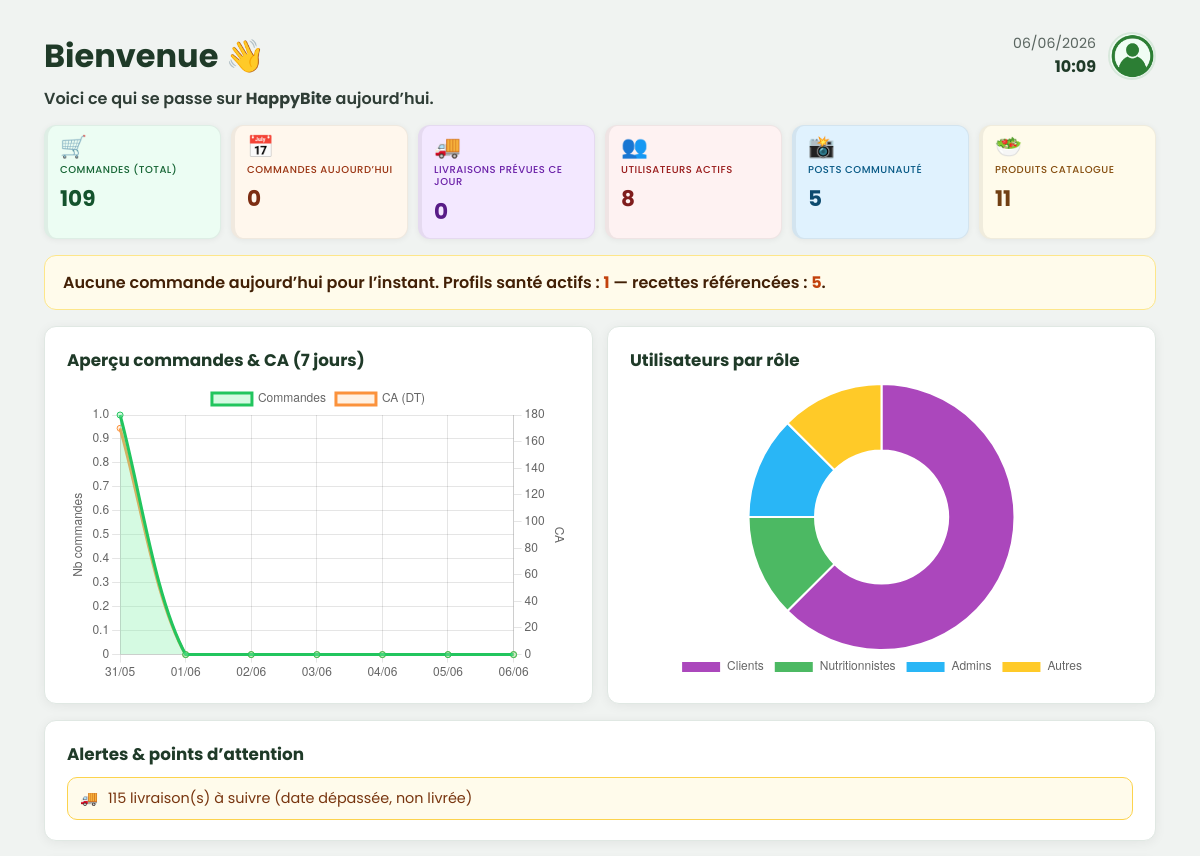
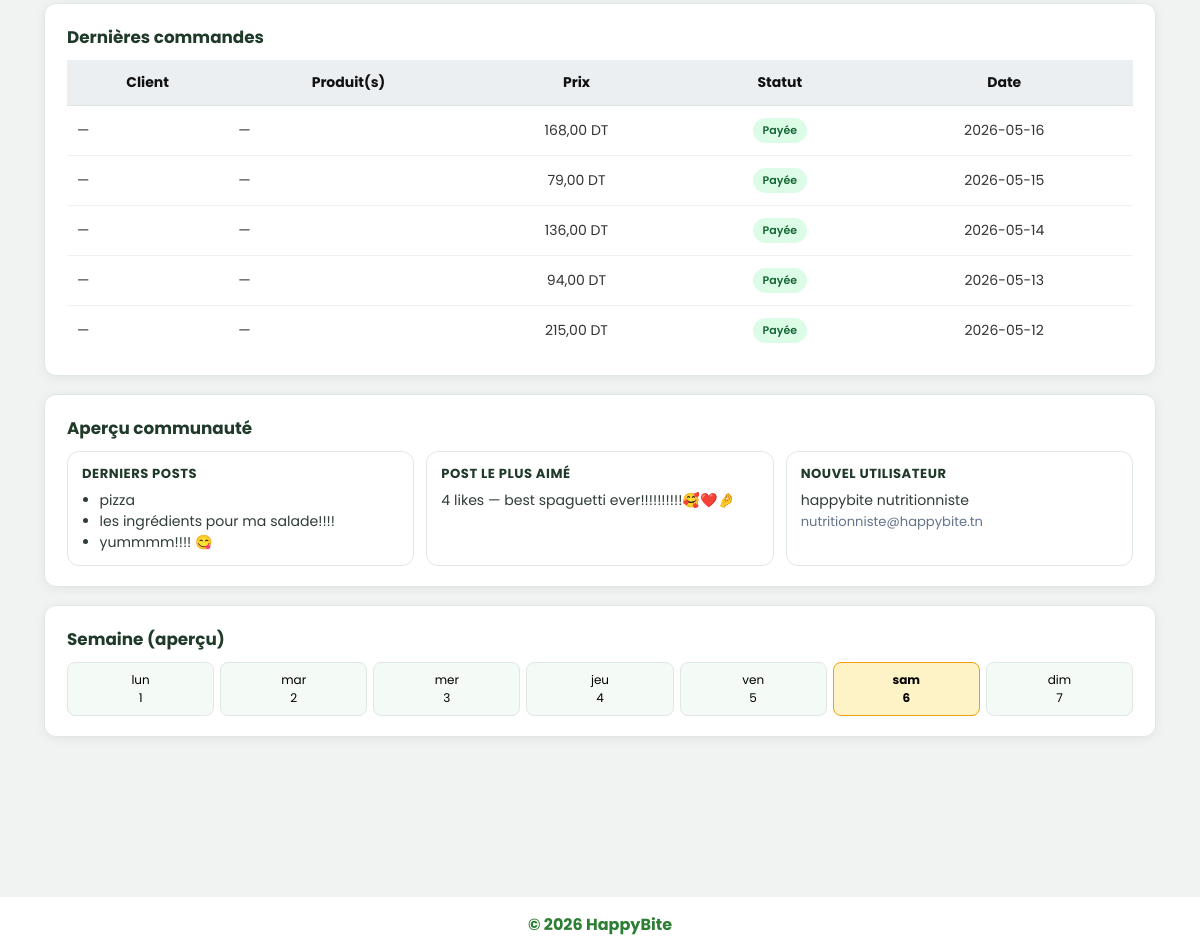
The app's page /BackOffice/home.php (signed in) with its own data (2 pictures, top to bottom).
### tables this page shows
CREATE TABLE `commande` (
  `id_commande` int(11) NOT NULL,
  `date` date NOT NULL,
  `total` decimal(10,2) NOT NULL,
  `modePaiement` varchar(50) DEFAULT NULL,
  `reduction` decimal(5,2) DEFAULT NULL,
  `id_livraison` int(11) DEFAULT NULL,
  `id_utilisateur` int(11) DEFAULT NULL
);

CREATE TABLE `post` (
  `id` int(11) NOT NULL,
  `contenu` text NOT NULL,
  `datePublication` datetime NOT NULL,
  `image` varchar(255) DEFAULT NULL,
  `nombreLikes` int(11) DEFAULT 0,
  `id_utilisateur` int(11) NOT NULL
);

CREATE TABLE `utilisateur` (
  `id_utilisateur` int(11) NOT NULL,
  `nom` varchar(50) NOT NULL,
  `prenom` varchar(50) NOT NULL,
  `email` varchar(100) NOT NULL,
  `motDePasse` varchar(255) NOT NULL,
  `role` enum('admin','client','nutritionniste','fournisseur') NOT NULL DEFAULT 'client',
  `statut` enum('actif','bloqué','inactif') NOT NULL DEFAULT 'actif',
  `budget` decimal(10,2) DEFAULT 0.00,
  `description` text DEFAULT NULL,
  `created_at` timestamp NOT NULL DEFAULT current_timestamp(),
  `updated_at` timestamp NOT NULL DEFAULT current_timestamp() ON UPDATE current_timestamp(),
  `reset_token` varchar(255) DEFAULT NULL,
  `reset_expires` datetime DEFAULT NULL,
  `referral_code` varchar(20) DEFAULT NULL,
  `referred_by` int(11) DEFAULT NULL,
  `loyalty_points` int(11) DEFAULT 0,
  `order_count` int(11) DEFAULT 0,
  `referral_count` int(11) DEFAULT 0,
  `first_order_at` datetime DEFAULT NULL,
  `first_order_rewarded` tinyint(4) DEFAULT 0,
  `reward_5_referrals` tinyint(4) DEFAULT 0,
  `reward_10_referrals` tinyint(4) DEFAULT 0,
  `reward_20_referrals` tinyint(4) DEFAULT 0,
  `face_auth_image` varchar(255) DEFAULT NULL,
  `profil-image` varchar(255) DEFAULT NULL,
  `points_challenge` int(11) NOT NULL DEFAULT 0
);

### BackOffice/home.php (the view, shortened to what the rows shown need)
<?php
require_once __DIR__ . '/../Controllers/CommandeController.php';
require_once __DIR__ . '/../Controllers/LivraisonController.php';
require_once __DIR__ . '/../Controllers/PostController.php';
require_once __DIR__ . '/../Model/User.php';
require_once __DIR__ . '/../Controllers/UtilisateurPhotoSql.php';
require_once __DIR__ . '/../config/Database.php';
$commandes = [];
$recentCommandes = [];
$cmdCtrl = null;
$userNamesById = [];
$userRoleStats = ['total' => 0, 'admins' => 0, 'clients' => 0, 'nutritionnistes' => 0];
$postsPreview = [];
$newestUser = null;
$topLikedPost = null;
try {
    $cmdCtrl = new CommandeController();
    $commandes = $cmdCtrl->listCommandes();
    $recentCommandes = array_slice($commandes, 0, 5);
} catch (Throwable) {
}
try {
    $userModel = new User();
    $userRoleStats = $userModel->getStats();
} catch (Throwable) {
}
try {
    $postCtrl = new PostController();
    $postsPreview = $postCtrl->getAll(3, 0);
} catch (Throwable) {
}
try {
    $pdo = Database::getConnection();
    $stPk = $pdo->prepare(
        'SELECT COUNT(*) FROM information_schema.columns WHERE table_schema = DATABASE() AND table_name = :t AND column_name = :c'
    );
    $stPk->execute(['t' => 'utilisateur', 'c' => 'id']);
    $pkCol = (int) $stPk->fetchColumn() > 0 ? 'id' : 'id_utilisateur';
    $stNew = $pdo->query('SELECT prenom, nom, email FROM utilisateur ORDER BY `' . $pkCol . '` DESC LIMIT 1');
    $newestUser = $stNew ? $stNew->fetch(PDO::FETCH_ASSOC) : null;
    $stTop = $pdo->query('SELECT id, contenu, nombreLikes, datePublication FROM Post ORDER BY nombreLikes DESC, datePublication DESC LIMIT 1');
    $topLikedPost = $stTop ? $stTop->fetch(PDO::FETCH_ASSOC) : null;
} catch (Throwable) {
}
$commandeDateKey = static function (array $c): string {
    $raw = (string) ($c['date'] ?? $c['date_commande'] ?? '');
    if ($raw === '') {
        return '';
    }
    return substr($raw, 0, 10);
};
$ordersByDay = [];
for ($i = 6; $i >= 0; $i--) {
    $d = (new DateTimeImmutable('today'))->modify('-' . $i . ' days');
    $ordersByDay[$d->format('Y-m-d')] = ['label' => $d->format('d/m'), 'count' => 0, 'revenue' => 0.0];
}
foreach ($commandes as $c) {
    $ymd = $commandeDateKey($c);
    $total = (float) ($c['total'] ?? 0);
    if ($ymd !== '' && isset($ordersByDay[$ymd])) {
        $ordersByDay[$ymd]['count']++;
        $ordersByDay[$ymd]['revenue'] += $total;
    }
}
$chartLineLabels = [];
$chartLineCounts = [];
$chartLineRevenue = [];
foreach ($ordersByDay as $bucket) {
    $chartLineLabels[] = $bucket['label'];
    $chartLineCounts[] = $bucket['count'];
    $chartLineRevenue[] = round($bucket['revenue'], 2);
}
$othersUsers = max(0, (int) ($userRoleStats['total'] ?? 0)
    - (int) ($userRoleStats['admins'] ?? 0)
    - (int) ($userRoleStats['clients'] ?? 0)
    - (int) ($userRoleStats['nutritionnistes'] ?? 0));
$donutLabels = ['Clients', 'Nutritionnistes', 'Admins', 'Autres'];
$donutData = [
    (int) ($userRoleStats['clients'] ?? 0),
    (int) ($userRoleStats['nutritionnistes'] ?? 0),
    (int) ($userRoleStats['admins'] ?? 0),
    $othersUsers,
];
$commandeBadge = static function (array $c): array {
    $mode = trim((string) ($c['modePaiement'] ?? ''));
    if ($mode === '') {
        return ['class' => 'bo-home-badge bo-home-badge--pending', 'label' => 'En attente'];
    }
    $m = strtolower($mode);
    if (str_contains($m, 'annul')) {
        return ['class' => 'bo-home-badge bo-home-badge--danger', 'label' => 'Annulée'];
    }
    return ['class' => 'bo-home-badge bo-home-badge--ok', 'label' => 'Payée'];
};
?>
<!DOCTYPE html>
<html lang="fr">
<head>
    <?php require_once __DIR__ . '/includes/hb_brand_head.php'; bo_brand_render_head(); ?>
    <link rel="stylesheet" href="css/style.css">
</head>
<body class="page-bo page-list-com-liv page-bo-home">
<?php
require_once __DIR__ . '/includes/bo_layout_start.php';
?>
<main class="commande-wrap">
    <div class="liste-com-liv-stack">
        <div class="liste-com-liv-title-row" aria-label="En-tête tableau de bord">
            <div>
                <h1 class="liste-com-liv-title">Bienvenue 👋</h1>
            </div>
        </div>
        <div class="bo-charts-grid bo-dash-charts-tall">
            <section class="bo-panel" aria-labelledby="home-chart-orders">
                <h2 id="home-chart-orders">Aperçu commandes &amp; CA (7 jours)</h2>
            </section>
            <section class="bo-panel" aria-labelledby="home-chart-users">
                <h2 id="home-chart-users">Utilisateurs par rôle</h2>
            </section>
        </div>
        <section class="bo-panel bo-home-alerts" aria-label="Alertes">
            <h2>Alertes &amp; points d’attention</h2>
        </section>
        <section class="bo-panel bo-home-table-wrap" aria-label="Dernières commandes">
            <h2>Dernières commandes</h2>
            <div class="bo-table-scroll">
                <table class="bo-table">
                    <thead>
                        <tr>
                            <th>Client</th>
                            <th>Produit(s)</th>
                            <th>Prix</th>
                            <th>Statut</th>
                            <th>Date</th>
                        </tr>
                    </thead>
                    <tbody>
                        <?php if ($recentCommandes === []) { ?>
                            <tr><td colspan="5" class="bo-empty">Aucune commande.</td></tr>
                        <?php } else { ?>
                            <?php foreach ($recentCommandes as $c) { ?>
                                <?php
                                $idC = (int) ($c['id_commande'] ?? 0);
                                $uid = (int) ($c['id_utilisateur'] ?? 0);
                                $client = $uid > 0 ? ($userNamesById[$uid] ?? ('#' . $uid)) : '—';
                                $noms = $cmdCtrl->getNomsProduitsCommande($idC);
                                if ($noms === '') {
                                    $noms = '—';
                                }
                                $badge = $commandeBadge($c);
                                $dAff = htmlspecialchars((string) ($c['date'] ?? $c['date_commande'] ?? ''), ENT_QUOTES, 'UTF-8');
                                ?>
                                <tr>
                                    <td class="bo-td-left"><?php echo htmlspecialchars($client, ENT_QUOTES, 'UTF-8'); ?></td>
                                    <td class="bo-td-left"><?php echo htmlspecialchars($noms, ENT_QUOTES, 'UTF-8'); ?></td>
                                    <td class="bo-td-center"><?php echo htmlspecialchars(number_format((float) ($c['total'] ?? 0), 2, ',', ' '), ENT_QUOTES, 'UTF-8'); ?> DT</td>
                                    <td class="bo-td-center"><span class="<?php echo htmlspecialchars($badge['class'], ENT_QUOTES, 'UTF-8'); ?>"><?php echo htmlspecialchars($badge['label'], ENT_QUOTES, 'UTF-8'); ?></span></td>
                                    <td class="bo-td-center"><?php echo $dAff; ?></td>
                                </tr>
                            <?php } ?>
                        <?php } ?>
                    </tbody>
                </table>
            </div>
        </section>
        <section class="bo-panel bo-home-community" aria-label="Communauté">
            <h2>Aperçu communauté</h2>
            <div class="bo-home-community-grid">
                <div class="bo-home-mini">
                    <strong>Derniers posts</strong>
                    <?php if ($postsPreview === []) { ?>
                        Aucun post.
                    <?php } else { ?>
                        <ul style="margin:0;padding-left:1.1rem;">
                            <?php foreach ($postsPreview as $p) { ?>
                                <li><?php echo htmlspecialchars(function_exists('mb_strimwidth') ? mb_strimwidth((string) ($p['contenu'] ?? ''), 0, 72, '…') : substr((string) ($p['contenu'] ?? ''), 0, 72), ENT_QUOTES, 'UTF-8'); ?></li>
                            <?php } ?>
                        </ul>
                    <?php } ?>
                </div>
                <div class="bo-home-mini">
                    <strong>Post le plus aimé</strong>
                    <?php if ($topLikedPost) { ?>
                        <?php echo (int) ($topLikedPost['nombreLikes'] ?? 0); ?> likes —
                        <?php echo htmlspecialchars(function_exists('mb_strimwidth') ? mb_strimwidth((string) ($topLikedPost['contenu'] ?? ''), 0, 80, '…') : substr((string) ($topLikedPost['contenu'] ?? ''), 0, 80), ENT_QUOTES, 'UTF-8'); ?>
                    <?php } else { ?>
                        —
                    <?php } ?>
                </div>
                <div class="bo-home-mini">
                    <strong>Nouvel utilisateur</strong>
                    <?php if ($newestUser) { ?>
                        <?php echo htmlspecialchars(trim((string) ($newestUser['prenom'] ?? '') . ' ' . (string) ($newestUser['nom'] ?? '')), ENT_QUOTES, 'UTF-8'); ?>
                        <br><span style="color:#64748b;font-size:0.82rem;"><?php echo htmlspecialchars((string) ($newestUser['email'] ?? ''), ENT_QUOTES, 'UTF-8'); ?></span>
                    <?php } else { ?>
                        —
                    <?php } ?>
                </div>
            </div>
        </section>
        <section class="bo-panel bo-home-cal" aria-label="Semaine en cours">
            <h2>Semaine (aperçu)</h2>
        </section>
    </div>
</main>
<script>
(function () {
    if (!window.Chart) return;
    var lineLabels = <?php echo json_encode($chartLineLabels, JSON_UNESCAPED_UNICODE); ?>;
    var lineCounts = <?php echo json_encode($chartLineCounts, JSON_UNESCAPED_UNICODE); ?>;
    var lineRevenue = <?php echo json_encode($chartLineRevenue, JSON_UNESCAPED_UNICODE); ?>;
    var c1 = document.getElementById('homeChartOrders');
    if (c1) {
        new Chart(c1, {
            type: 'line',
            data: {
                labels: lineLabels,
                datasets: [
                    {
                        label: 'Commandes',
                        data: lineCounts,
                        borderColor: '#22c55e',
                        backgroundColor: 'rgba(134,239,172,0.35)',
                        fill: true,
                        tension: 0.3,
                        yAxisID: 'y'
                    },
                    {
                        label: 'CA (DT)',
                        data: lineRevenue,
                        borderColor: '#fb923c',
                        backgroundColor: 'rgba(253,186,116,0.2)',
                        fill: false,
                        tension: 0.3,
                        yAxisID: 'y1'
                    }
                ]
            },
            options: {
                responsive: true,
                maintainAspectRatio: false,
                interaction: { mode: 'index', intersect: false },
                scales: {
                    y: { beginAtZero: true, position: 'left', title: { display: true, text: 'Nb commandes' } },
                    y1: { beginAtZero: true, position: 'right', grid: { drawOnChartArea: false }, title: { display: true, text: 'CA' } }
                }
            }
        });
    }
    var donutLabels = <?php echo json_encode($donutLabels, JSON_UNESCAPED_UNICODE); ?>;
    var donutData = <?php echo json_encode($donutData, JSON_UNESCAPED_UNICODE); ?>;
    var c2 = document.getElementById('homeChartUsers');
    if (c2) {
        new Chart(c2, {
            type: 'doughnut',
            data: {
                labels: donutLabels,
                datasets: [{
                    data: donutData,
                    backgroundColor: ['#AB47BC', '#4CB963', '#29B6F6', '#FFCA28'],
                    borderWidth: 2,
                    borderColor: '#fff'
                }]
            },
            options: {
                responsive: true,
                maintainAspectRatio: false,
                plugins: { legend: { position: 'bottom' } }
            }
        });
    }
})();
</script>
</body>
</html>

### records on screen
commande: id_utilisateur "—", noms "—", total "168,00", label "Payée", date "2026-05-16"
commande: id_utilisateur "—", noms "—", total "79,00", label "Payée", date "2026-05-15"
commande: id_utilisateur "—", noms "—", total "136,00", label "Payée", date "2026-05-14"
commande: id_utilisateur "—", noms "—", total "94,00", label "Payée", date "2026-05-13"
commande: id_utilisateur "—", noms "—", total "215,00", label "Payée", date "2026-05-12"
post: contenu "pizza"
post: contenu "les ingrédients pour ma salade!!!!"
post: contenu "yummmm!!!! 😋"
post: nombreLikes "4", contenu "best spaguetti ever!!!!!!!!!!🥰❤️🤌"
utilisateur: prenom+nom "happybite nutritionniste", email "nutritionniste@happybite.tn"

### other values on screen
$commandeTotal "109"
$commandeToday "0"
$livraisonsToday "0"
$kpis['active'] "8"
$postsTotal "5"
$produitsCount "11"
$profilStats['avec'] "1"
$recettesCount "5"
$a['icon'] "🚚"
$a['text'] "115 livraison(s) à suivre (date dépassée, non livrée)"
$jf "lun"
$d->format('j') "1"
$jf "mar"
$d->format('j') "2"
$jf "mer"
